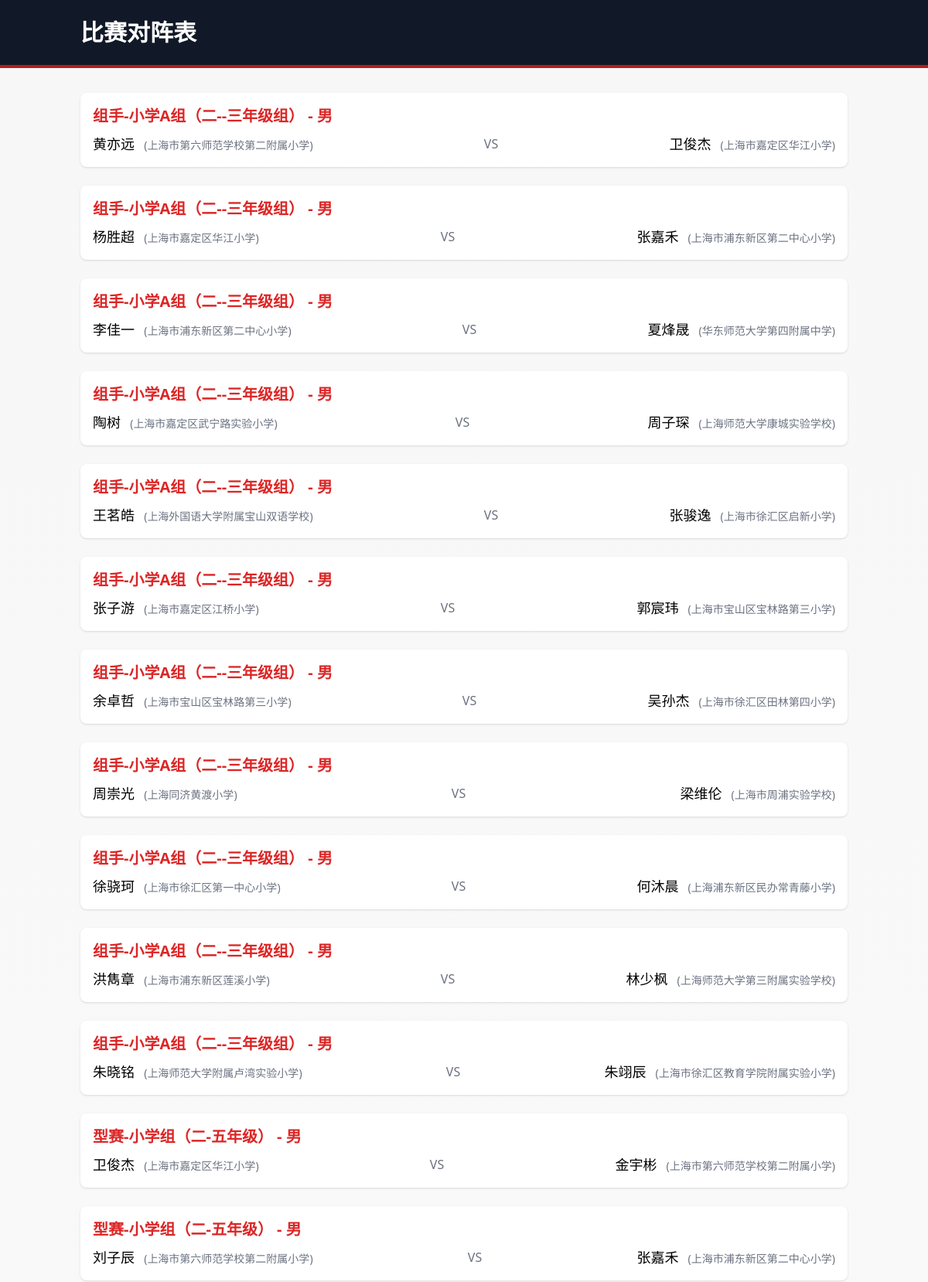
/stu_generate_matching (upper part), run on the app's committed database.
### app.py (models this page shows)
class AthStu(db.Model):
    __tablename__ = 'ath_stu'
    id = db.Column(db.Integer, primary_key=True)
    name = db.Column(db.String(100), nullable=False)
    gender = db.Column(db.String(10), nullable=False)
    birth = db.Column(db.Date, nullable=False)
    group = db.Column(db.String(50), nullable=False)
    program = db.Column(db.String(50), nullable=False)
    school = db.Column(db.String(100))
    district = db.Column(db.String(50))
    emergency_phone_call = db.Column(db.String(20), nullable=False)
    win_num = db.Column(db.Integer, default=0)

### app.py (the view)
@app.route('/stu_generate_matching')
def stu_generate_matching():
    groups = categorize_players()
    matches = []
    for gender in groups.get('students', {}):
        for group in groups['students'][gender]:
            for program in groups['students'][gender][group]:
                for subgroup in groups['students'][gender][group][program]:
                    players = groups['students'][gender][group][program][subgroup]
                    school_groups = {}
                    for player in players:
                        school = player.school or "未知学校"
                        if school not in school_groups:
                            school_groups[school] = []
                        school_groups[school].append(player)
                    all_players = []
                    for school, school_players in school_groups.items():
                        all_players.extend(school_players)
                    for i in range(0, len(all_players), 2):
                        if i + 1 < len(all_players):
                            if all_players[i].school == all_players[i+1].school:
                                continue
                            matches.append({
                                'player1': all_players[i].name,
                                'player2': all_players[i+1].name,
                                'gender': gender,
                                'group': group,
                                'program': program,
                                'subgroup': subgroup,
                                'school1': all_players[i].school,
                                'school2': all_players[i+1].school
                            })
    return render_template('stu_generate_matching.html', matches=matches)

### templates/stu_generate_matching.html (shortened to what this page needs)
<!DOCTYPE html>
<html lang="zh-CN">
<head>
    <script src="https://cdn.tailwindcss.com"></script>
</head>
<body class="min-h-screen flex flex-col">
    <header class="karate-header bg-gray-900 text-white py-6">
        <div class="container mx-auto px-4">
            <h1 class="text-3xl font-bold">比赛对阵表</h1>
        </div>
    </header>
    <main class="flex-grow container mx-auto px-4 py-8">
        {% if matches %}
        <div class="space-y-6">
            {% for match in matches %}
            <div class="match-item bg-white p-4 rounded-lg shadow" onclick="openModal('{{ match.player1 }}','{{ match.player2 }}','{{ match.gender }}','{{ match.group }}','{{ match.program }}','{{ match.subgroup }}','{{ match.school1 }}','{{ match.school2 }}')">
                <h3 class="text-xl font-semibold text-red-600 mb-2">
                    {{ match.group }} - {{ match.gender }}
                </h3>
                <div class="flex justify-between items-center">
                    <div>
                        <span class="text-lg">{{ match.player1 }}</span>
                        <span class="text-sm text-gray-500 ml-2">({{ match.school1 or '未知学校' }})</span>
                    </div>
                    <span class="mx-4 text-gray-500">VS</span>
                    <div>
                        <span class="text-lg">{{ match.player2 }}</span>
                        <span class="text-sm text-gray-500 ml-2">({{ match.school2 or '未知学校' }})</span>
                    </div>
                </div>
            </div>
            {% endfor %}
        </div>
        {% else %}
        <p class="text-lg text-center text-gray-600">暂无对阵数据</p>
        {% endif %}
    </main>
</body>
</html>

### templates/stu_generate_matching.html (style rules this page uses)
body { background: linear-gradient(to bottom, #f7f7f7, #ffffff); }
.karate-header { border-bottom: 4px solid #b91c1c; }
.match-item { cursor: pointer; transition: transform 0.2s; }

### data on the page
AthStu: group "组手-小学A组（二--三年级组）" "组手-小学A组（二--三年级组）" "组手-小学A组（二--三年级组）" "组手-小学A组（二--三年级组）" "组手-小学A组（二--三年级组）" "组手-小学A组（二--三年级组）" "组手-小学A组（二--三年级组）" "组手-小学A组（二--三年级组）" "组手-小学A组（二--三年级组）" "组手-小学A组（二--三年级组）" "组手-小学A组（二--三年级组）", player1 "黄亦远", school "上海市第六师范学校第二附属小学"
AthStu: player2 "卫俊杰", school "上海市嘉定区华江小学"
AthStu: player1 "杨胜超", school "上海市嘉定区华江小学"
AthStu: player2 "张嘉禾", school "上海市浦东新区第二中心小学"
AthStu: player1 "李佳一", school "上海市浦东新区第二中心小学"
AthStu: player2 "夏烽晟", school "华东师范大学第四附属中学"
AthStu: player1 "陶树", school "上海市嘉定区武宁路实验小学"
AthStu: player2 "周子琛", school "上海师范大学康城实验学校"
AthStu: player1 "王茗皓", school "上海外国语大学附属宝山双语学校"
AthStu: player2 "张骏逸", school "上海市徐汇区启新小学"
AthStu: player1 "张子游", school "上海市嘉定区江桥小学"
AthStu: player2 "郭宸玮", school "上海市宝山区宝林路第三小学"
AthStu: player1 "余卓哲", school "上海市宝山区宝林路第三小学"
AthStu: player2 "吴孙杰", school "上海市徐汇区田林第四小学"
AthStu: player1 "周崇光", school "上海同济黄渡小学"
AthStu: player2 "梁维伦", school "上海市周浦实验学校"
AthStu: player1 "徐骁珂", school "上海市徐汇区第一中心小学"
AthStu: player2 "何沐晨", school "上海浦东新区民办常青藤小学"
AthStu: player1 "洪雋章", school "上海市浦东新区莲溪小学"
AthStu: player2 "林少枫", school "上海师范大学第三附属实验学校"
AthStu: player1 "朱晓铭", school "上海师范大学附属卢湾实验小学"
AthStu: player2 "朱翊辰", school "上海市徐汇区教育学院附属实验小学"
AthStu: group "型赛-小学组（二-五年级）" "型赛-小学组（二-五年级）", player1 "卫俊杰", school "上海市嘉定区华江小学"
AthStu: player2 "金宇彬", school "上海市第六师范学校第二附属小学"
AthStu: player1 "刘子辰", school "上海市第六师范学校第二附属小学"
AthStu: player2 "张嘉禾", school "上海市浦东新区第二中心小学"

### other printed values
{{ match.gender }} "男" "男" "男" "男" "男" "男" "男" "男" "男" "男" "男" "男" "男"
